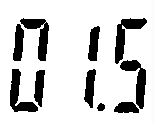
//> input picture unidade-III/exercicio24.2/digitos-1.png, 154 x 125 px
$ ./morfologia   (built with g++ and OpenCV 4)
//> lines starting //> are read from the running program, lines starting //| are printed output that depends on the picture
#include <iostream>
#include <opencv2/opencv.hpp>
#include <vector>

void preFiltragem(const cv::Mat& img, const std::string& output_name, const cv::Mat& str) {
    cv::Mat dilatada, erodida;

    // Aplicação da operação de fechamento morfológico: primeiro dilatar e depois erodir
    cv::dilate(img, dilatada, str);
    cv::erode(dilatada, erodida, str);

    // Reverter a imagem de volta ao normal
    cv::Mat resultado;
    cv::bitwise_not(erodida, resultado);

    // Salvar a imagem processada com o nome especificado
    cv::imwrite(output_name, resultado);
}

int main() {
    std::vector<std::string> filenames = {
        "digitos-1.png",
        "digitos-2.png",
        "digitos-3.png",
        "digitos-4.png",
        "digitos-5.png"
    };

    // Elemento estruturante
    cv::Mat str = cv::getStructuringElement(cv::MORPH_RECT, cv::Size(3, 15));

    for (size_t i = 0; i < filenames.size(); ++i) {
        cv::Mat img = cv::imread(filenames[i], cv::IMREAD_UNCHANGED);
//> img is the input picture: 125 rows x 154 cols, CV_8UC3; min 0, max 255, mean 209

        if (img.empty()) {
            std::cerr << "Erro ao carregar a imagem: " << filenames[i] << std::endl;
            continue;
        }

        // Inverter as cores para trabalhar com imagem binária
        cv::bitwise_not(img, img);
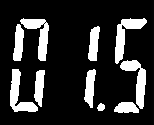
//> img: 125 rows x 154 cols, CV_8UC3; min 0, max 255, mean 46

        // Processar a imagem e salvar o resultado
        preFiltragem(img, "segmentos-fechados" + std::to_string(i + 1) + ".png", str);
//> in preFiltragem, `cv::dilate(img, dilatada, str);`:
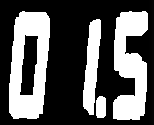
//> dilatada: 125 rows x 154 cols, CV_8UC3; min 0, max 255, mean 91
    }
//> pass 2 of the loop `for (size_t i = 0; i < filenames.size(); ++i)`:
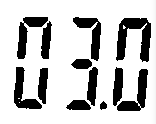
//> input picture unidade-III/exercicio24.2/digitos-2.png, 156 x 124 px
//> img is the input picture: 124 rows x 156 cols, CV_8UC3; min 0, max 255, mean 197.4
//> dilatada: 124 rows x 156 cols, CV_8UC3
//> in preFiltragem (call 2), `cv::erode(dilatada, erodida, str);`:
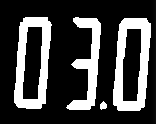
//> erodida: 124 rows x 156 cols, CV_8UC3; min 0, max 255, mean 64.9
//> in preFiltragem (call 2), `cv::bitwise_not(erodida, resultado);`:
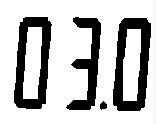
//> resultado: 124 rows x 156 cols, CV_8UC3; min 0, max 255, mean 190.1
//> pass 3 of the loop `for (size_t i = 0; i < filenames.size(); ++i)`:
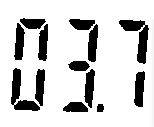
//> input picture unidade-III/exercicio24.2/digitos-3.png, 154 x 127 px
//> img is the input picture: 127 rows x 154 cols, CV_8UC3; min 0, max 255, mean 208.7
//> dilatada: 127 rows x 154 cols, CV_8UC3
//> in preFiltragem (call 3), `cv::erode(dilatada, erodida, str);`:
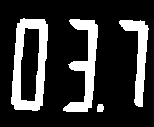
//> erodida: 127 rows x 154 cols, CV_8UC3; min 0, max 255, mean 52.7
//> in preFiltragem (call 3), `cv::bitwise_not(erodida, resultado);`:
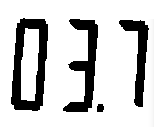
//> resultado: 127 rows x 154 cols, CV_8UC3; min 0, max 255, mean 202.3
//> the loop made 5 passes; the first 3 are shown

    return 0;
}
